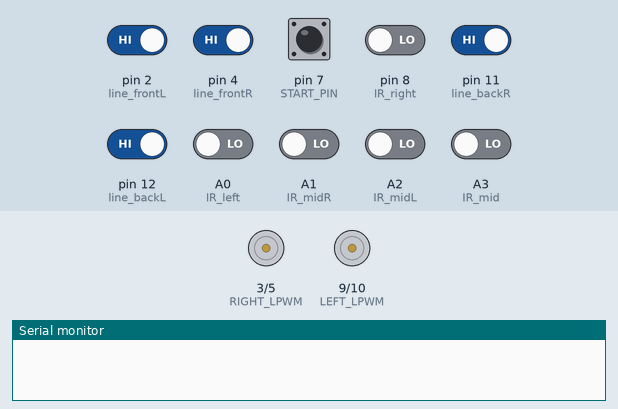
Simulated run of this sketch. Board: Arduino Uno, built with avr-gcc and run on an emulated ATmega328P. On the bench: motor-driver pin pairs drawn as motors (green arrow = first pin HIGH = forward, orange = second pin HIGH = backward, longer = more drive), the last lines printed to the serial monitor. The inputs (shaded band) are chosen by the test bench; at power-on: pin 2 (line_frontL), pin 4 (line_frontR), pin 7 (START_PIN), pin 11 (line_backR), pin 12 (line_backL) HIGH, A0 (IR_left), A1 (IR_midR), A2 (IR_midL), A3 (IR_mid), pin 8 (IR_right) LOW.

Above: at 1.2 s.
1.3 s: pin 7 (START_PIN) pulled LOW for 0.15 s
2.9 s: pin 4 (line_frontR) driven LOW
At 3.4 s:
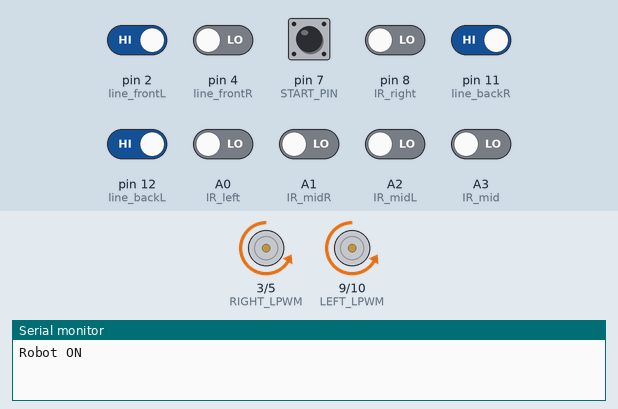
5.9 s: pin 2 (line_frontL) driven LOW
At 6.8 s:
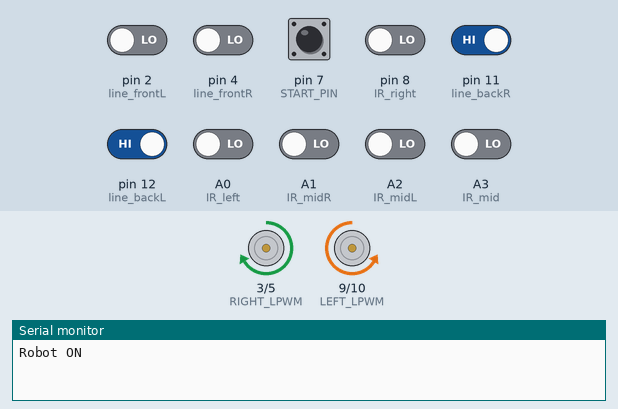
8.9 s: pin 7 (START_PIN) pulled LOW for 1 s
At 10.9 s:
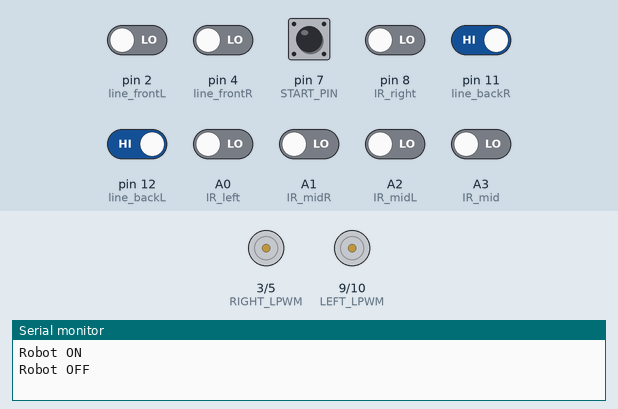
Timing chart, 0 to 12.4 s (numbered marks = the images above; inputs shaded):
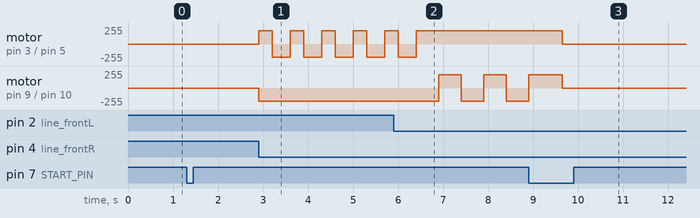

Measured:
- after the input at 2.9 s, motor on pin 3 (RIGHT_LPWM) / pin 5 (RIGHT_RPWM): alternates forward 200/255 for 0.30 s and backward 200/255 for 0.40 s, starting at once; motor on pin 9 (LEFT_LPWM) / pin 10 (LEFT_RPWM): stopped → backward 200/255 at once
- after the input at 5.9 s, motor on pin 3 (RIGHT_LPWM) / pin 5 (RIGHT_RPWM): goes on until 6.4 s, then stays forward 200/255; motor on pin 9 (LEFT_LPWM) / pin 10 (LEFT_RPWM): alternates forward 200/255 for 0.50 s and backward 200/255 for 0.50 s, starting after 1.0 s
- after the input at 8.9 s, motor on pin 3 (RIGHT_LPWM) / pin 5 (RIGHT_RPWM): forward 200/255 → stopped after 0.75 s

The sketch:

final_sumo_logic.ino
```cpp
#define IR_mid A3
#define IR_midL A2
#define IR_midR A1
#define IR_left A0
#define IR_right 8

#define LEFT_RPWM 10
#define LEFT_LPWM 9
#define RIGHT_RPWM 5
#define RIGHT_LPWM 3

#define line_frontL 2
#define line_frontR 4
#define line_backL 12
#define line_backR 11

const int START_PIN = 7;

bool robotRunning = false;
bool lastButtonState = HIGH;   // لأننا نستخدم INPUT_PULLUP

void setup() {

  pinMode(IR_mid,INPUT);
  pinMode(IR_midR,INPUT);
  pinMode(IR_midL,INPUT);
  pinMode(IR_left,INPUT);
  pinMode(IR_right,INPUT);

  pinMode(LEFT_RPWM, OUTPUT);
  pinMode(LEFT_LPWM, OUTPUT);

  pinMode(RIGHT_RPWM, OUTPUT);
  pinMode(RIGHT_LPWM, OUTPUT);

  pinMode(line_frontL,INPUT);
  pinMode(line_frontR,INPUT);
  pinMode(line_backL,INPUT);
  pinMode(line_backR,INPUT);

  pinMode(START_PIN, INPUT);

  Serial.begin(9600);
}

void loop() {

  // قراءة زر التشغيل
  bool currentButtonState = digitalRead(START_PIN);

  // عند الضغط (ينزل من HIGH إلى LOW)
  if(currentButtonState == LOW && lastButtonState == HIGH){
    robotRunning = !robotRunning;   // قلب الحالة

    if(robotRunning){
      Serial.println("Robot ON");
    }else{
      Serial.println("Robot OFF");
    }

    delay(250); // debounce
  }

  lastButtonState = currentButtonState;

  // اذا الروبوت مطفي
  if(!robotRunning){
    stopMotors();
    return;
  }

  // قراءات الحساسات
  int readIR_mid=digitalRead(IR_mid);
  int readIR_midL=digitalRead(IR_midL);
  int readIR_midR=digitalRead(IR_midR);
  int readIR_Right=digitalRead(IR_right);
  int readIR_left=digitalRead(IR_left);

  int readline_frontL=digitalRead(line_frontL);
  int readline_frontR=digitalRead(line_frontR);
  int readline_backL=digitalRead(line_backL);
  int readline_backR=digitalRead(line_backR);

  // حماية الخط الأبيض أولاً
  if(readline_frontR == 0 && readline_frontL == 0){
    backward();
    delay(500);
    right();
    delay(500);
  }
  else if(readline_frontR == 0){
    backward();
    delay(300);
    left();
    delay(400);
  }
  else if(readline_backL == 0){
    forward();
  }

  // هجوم وتتبع
  else if(readIR_mid == HIGH){
    attack();
  }
  else if(readIR_midL == HIGH || readIR_left == HIGH){
    left();
  }
  else if(readIR_Right == HIGH || readIR_midR == HIGH){
    right();
  }
}
```

fino.ino
```cpp
void stopMotors() {
  analogWrite(LEFT_RPWM, 0);
  analogWrite(LEFT_LPWM, 0);
  analogWrite(RIGHT_RPWM, 0);
  analogWrite(RIGHT_LPWM, 0);
}

void left() {
  analogWrite(LEFT_RPWM, 200);
  analogWrite(LEFT_LPWM, 0);

  analogWrite(RIGHT_RPWM, 200);
  analogWrite(RIGHT_LPWM, 0);
}

void right() {
  analogWrite(LEFT_RPWM, 0);
  analogWrite(LEFT_LPWM, 200);

  analogWrite(RIGHT_RPWM, 0);
  analogWrite(RIGHT_LPWM, 200);
}

void forward() {
  analogWrite(LEFT_RPWM, 0);
  analogWrite(LEFT_LPWM, 200);

  analogWrite(RIGHT_RPWM, 200);
  analogWrite(RIGHT_LPWM, 0);
}

void backward () {
  analogWrite(LEFT_RPWM, 200);
  analogWrite(LEFT_LPWM, 0);

  analogWrite(RIGHT_RPWM, 0);
  analogWrite(RIGHT_LPWM, 200);
}
void attack() {
  analogWrite(LEFT_RPWM, 0);
  analogWrite(LEFT_LPWM, 255);

  analogWrite(RIGHT_RPWM, 255);
  analogWrite(RIGHT_LPWM, 0);
}
```
